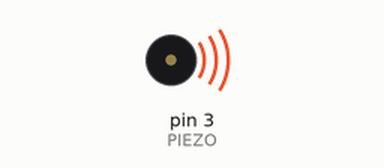
Simulated run of this sketch. Board: Arduino Uno, built with avr-gcc and run on an emulated ATmega328P. Shown: buzzer (waves = sounding).

Above: at 0.1 s.
Timing chart, 0 to 1.6 s (numbered marks = the images above):
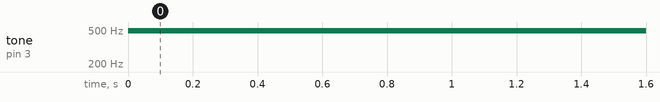

The sketch:

lab3_wirte.ino
```cpp
// idea from the book " Arduino workshop" by John Boxall - 2013
// to see how arduino use the PWM mode to convert a digital number to an analog number.
byte PIEZO=3 ;// pin 3 is capable of PWM output to drive tones
int del = 1000;
void setup()
{
pinMode(PIEZO, OUTPUT);
}
void loop()
{
 // The number has to be between 0 and 255. 0 is 0V and 255 is 5V. Larger the voltage, louder the sound.

 analogWrite(PIEZO, 50); // 5 means (5/255) x5  volt or 2% dutycyle

}
```

Measured:
- by itself, tone on pin 3 (PIEZO): silent → 490 Hz at 0.00 s
